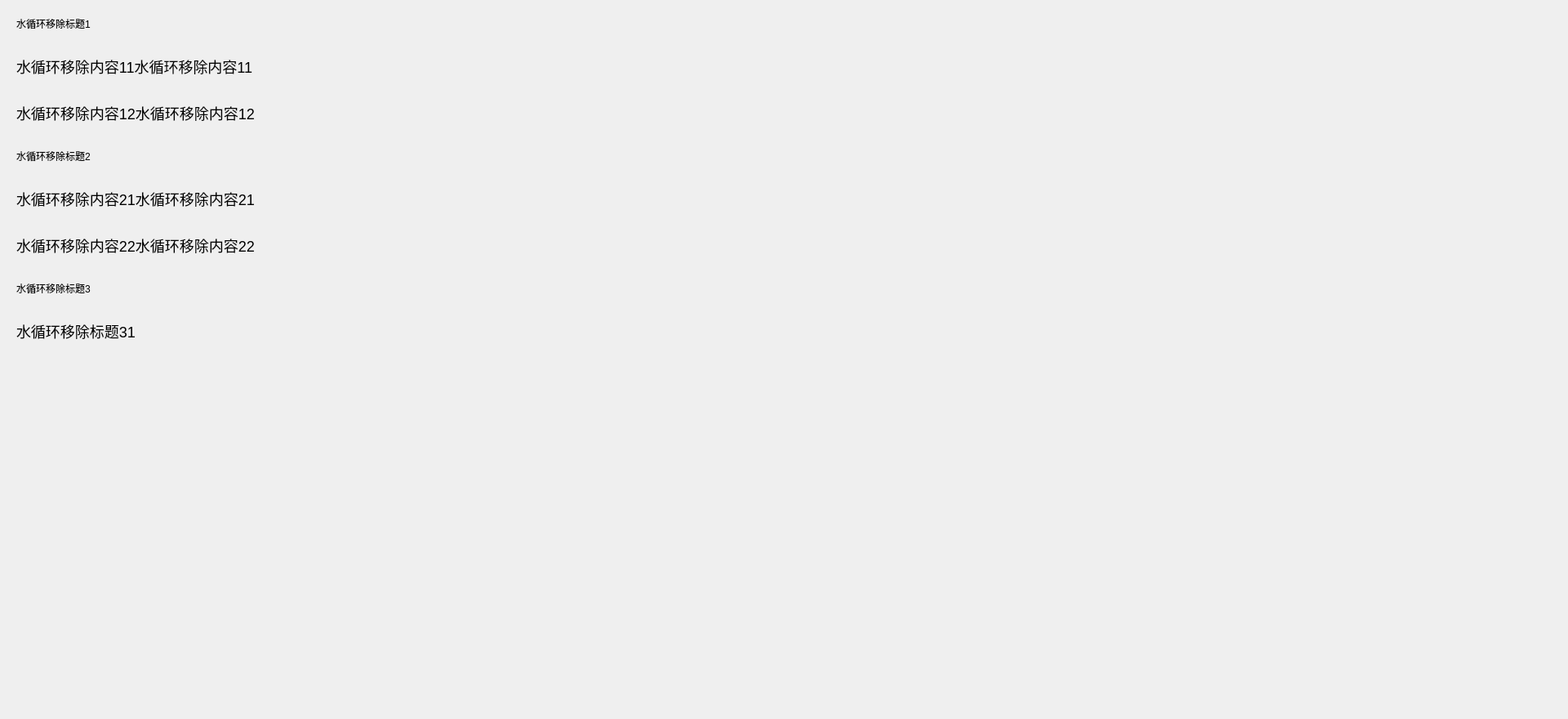
<?xml version="1.0" encoding="UTF-8"?>
<ui version="4.0">
 <class>UltrasoundWaterRemove</class>
 <widget class="qMRMLWidget" name="UltrasoundWaterRemove">
  <property name="geometry">
   <rect>
    <x>0</x>
    <y>0</y>
    <width>1920</width>
    <height>880</height>
   </rect>
  </property>
  <property name="maximumSize">
   <size>
    <width>16777215</width>
    <height>920</height>
   </size>
  </property>
  <property name="styleSheet">
   <string notr="true"/>
  </property>
  <layout class="QHBoxLayout" name="horizontalLayout" stretch="1,1">
   <property name="spacing">
    <number>60</number>
   </property>
   <property name="leftMargin">
    <number>20</number>
   </property>
   <property name="topMargin">
    <number>20</number>
   </property>
   <property name="rightMargin">
    <number>20</number>
   </property>
   <property name="bottomMargin">
    <number>20</number>
   </property>
   <item>
    <widget class="QWidget" name="widget" native="true">
     <layout class="QVBoxLayout" name="verticalLayout">
      <property name="spacing">
       <number>30</number>
      </property>
      <property name="leftMargin">
       <number>0</number>
      </property>
      <property name="topMargin">
       <number>0</number>
      </property>
      <property name="rightMargin">
       <number>0</number>
      </property>
      <property name="bottomMargin">
       <number>0</number>
      </property>
      <item>
       <widget class="QLabel" name="label_2">
        <property name="text">
         <string>水循环移除标题1</string>
        </property>
       </widget>
      </item>
      <item>
       <widget class="QLabel" name="label">
        <property name="styleSheet">
         <string notr="true">font:18px;</string>
        </property>
        <property name="text">
         <string>水循环移除内容11水循环移除内容11</string>
        </property>
       </widget>
      </item>
      <item>
       <widget class="QLabel" name="label_4">
        <property name="styleSheet">
         <string notr="true">font:18px;</string>
        </property>
        <property name="text">
         <string>水循环移除内容12水循环移除内容12</string>
        </property>
       </widget>
      </item>
      <item>
       <widget class="QLabel" name="label_3">
        <property name="text">
         <string>水循环移除标题2</string>
        </property>
       </widget>
      </item>
      <item>
       <widget class="QLabel" name="label_6">
        <property name="styleSheet">
         <string notr="true">font:18px;</string>
        </property>
        <property name="text">
         <string>水循环移除内容21水循环移除内容21</string>
        </property>
       </widget>
      </item>
      <item>
       <widget class="QLabel" name="label_5">
        <property name="styleSheet">
         <string notr="true">font:18px;</string>
        </property>
        <property name="text">
         <string>水循环移除内容22水循环移除内容22</string>
        </property>
       </widget>
      </item>
      <item>
       <widget class="QLabel" name="label_8">
        <property name="text">
         <string>水循环移除标题3</string>
        </property>
       </widget>
      </item>
      <item>
       <widget class="QLabel" name="label_7">
        <property name="styleSheet">
         <string notr="true">font:18px;</string>
        </property>
        <property name="text">
         <string>水循环移除标题31</string>
        </property>
       </widget>
      </item>
      <item>
       <spacer name="verticalSpacer">
        <property name="orientation">
         <enum>Qt::Vertical</enum>
        </property>
        <property name="sizeHint" stdset="0">
         <size>
          <width>20</width>
          <height>40</height>
         </size>
        </property>
       </spacer>
      </item>
     </layout>
    </widget>
   </item>
   <item>
    <widget class="QLabel" name="lbl_bg">
     <property name="text">
      <string/>
     </property>
    </widget>
   </item>
  </layout>
 </widget>
 <customwidgets>
  <customwidget>
   <class>qMRMLWidget</class>
   <extends>QWidget</extends>
   <header>qMRMLWidget.h</header>
   <container>1</container>
  </customwidget>
 </customwidgets>
 <resources/>
 <connections/>
</ui>
